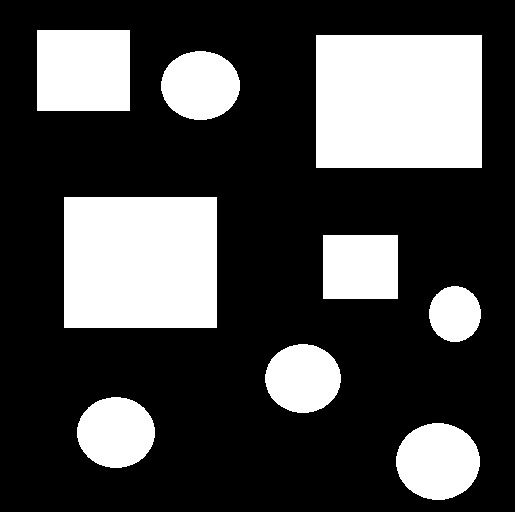
#> input picture Exercitii/cerc-si-patrate/subiect3.png, 515 x 512 px
$ python S4.py
#> lines starting #> are read from the running program, lines starting #| are printed output that depends on the picture; after the words box and inside, x2 and y2 are one past the last pixel; in counts of white or black regions, pixels touching at a corner belong together
########### Bilet S4 #############

## CRED CA ASA ERA  CERINTA

# -> 1) Formati o img de dim 180x180 cu 3 bare orizontale de dim egale a caror intensitati de gri sunt in ordine de sus in jos: 20,100,200.
#       Adaugati zgomot de dispersie 18 si alegeti pragurile de segmentare (manuala) corespunzatoare a.i. bara de sus sa aiba eticheta 1,
#       bara din mijloc sa aiba eticheta neagra , bara de sus eticheta alba si bara de jos eticheta gri. Afisati imaginea rezultata.
# -> 2) Pt img segmentata la 1) afisati procentul de pixeli asociat barii situate cel mai jos detectati gresit.
# -> 3) Pt img S3.png folositi convenabil perimetrul si aria a.i. sa delimitati cercurile de restul formelor cu ajutorul unui algoritm de clustering.
#       Afisati rezultatul final
# -> 4) Det automat si afisati conturul obiectului cel mai aproape de un "cerc ideal".

import matplotlib.pyplot as plt
import numpy as np
from scipy import signal
from skimage import color, io, measure
from sklearn import cluster

plt.close('all')


def add_gaussian_noise(img,disp,L):
    # parametrii : imaginea originala, dispersia zgomotului
    h,w = img.shape
    noise = np.random.normal(0,disp,(h,w))
    img_noise = np.zeros([h,w])
    img_noise = img + noise
    for i in range(0, h):
        for j in range(0, w):
            if (img_noise[i,j]>L-1):
                img_noise[i,j]=L-1
            else:
                if (img_noise[i,j]<0):
                    img_noise[i,j]=0
    img_noise = np.uint8(img_noise)
    # intoarce imaginea cu zgomot
    return img_noise


def histograma(h,w,img):
    hist=np.zeros(256)
    for i in range(h):
        for j in range(w):
            hist[img[i,j]]+=1
    return hist/(h*w)

################################################ EX 1
L=256
disp=18
img1 = np.zeros([180, 180], dtype='uint8')
img1[:60, :] = 20
img1[60:120, :] = 100
img1[120:, :] = 200

##afisare img originala
plt.figure("Imagine initiala"), plt.imshow(img1, cmap='gray', vmin=0, vmax=255), plt.colorbar(), plt.title("Imagine initiala"), plt.show()


##adaugarea de zgomot si afisare img zgomot
img1_zg = add_gaussian_noise(img1, disp, L)
plt.figure("Imagine cu zgomot"), plt.imshow(img1_zg, cmap='gray', vmin=0, vmax=255), plt.colorbar(), plt.title("Imagine cu zgomot"),plt.show()


#calcul histograma pt alegerea pragurilor
h1,w1=np.shape(img1_zg)
hist=histograma(h1,w1,img1_zg)
plt.figure("Histograma img1_zg"),plt.plot(hist),plt.title("Histograma img1_zg"),plt.show()
#> figure, not shown here; curve peaks at x = 0, y = 0.0485

#segmentare manuala
#alegem pragurile (ne uitam pe histograma pt a le alege)
T1=50
T2=150
img1_segm=np.uint8(np.zeros([h1,w1]))
for i in range(0,h1):
    for j in range(0,w1):

        if (img1_zg[i,j]<T1):
            img1_segm[i,j]=2                  #bara de sus eticheta 1
        elif (T1<=img1_zg[i,j]<=T2):
            img1_segm[i,j]=0
        elif (img1_zg[i,j]>T2):
            img1_segm[i,j]=1

print(img1_segm.dtype)
plt.figure(),plt.imshow(img1_segm,cmap="gray"), plt.title(" Img1 segmentata"),plt.colorbar(),plt.show()


################################################ EX 2
pixeli_bara_jos = 60 * 180        #fiecare bara are 70 de pixeli latime si 210 lungime
#bara de jos are eticheta 0 si de aceea se scrie !=0
pixeli_gresiti = np.sum(img1_segm[120:, :] != 1)   #bara de jos e de la 140-210 pixeli
print(pixeli_gresiti / pixeli_bara_jos * 100, '%')


################################################ EX 3

img1 = io.imread("subiect3.png")
#> img1 is the input picture: shape (512, 515, 3); min 0, max 255, mean 72
print(np.shape(img1))
#| (512, 515, 3)

# de verificat sa nu cumva sa fie imaginea color CMYK => o fac uint8 gri
# daca imaginea este gri => o facem uint8

img1 = np.uint8(255*color.rgb2gray(img1))
#> img1: shape (512, 515)

plt.figure(), plt.imshow(img1,cmap='gray',vmin=0,vmax=255),plt.colorbar(),plt.show()


h,w=np.shape(img1)
#> h = 512; w = 515
hist=histograma(h,w,img1)
#> hist = 256 values, max 0.705 at index 0, min 0 at index 11, mean 0.00391
plt.figure("Histograma img1"),plt.plot(hist),plt.title("Histograma img1"),plt.show()
#> figure, not shown here; curve peaks at x = 0, y = 0.705

BW=np.uint8(img1>50) #imaginea binarizata
#> BW: shape (512, 515); values 0 (black) and 1 (white), 28.2% white; 9 white regions
plt.figure(),plt.imshow(BW,cmap="gray"),plt.colorbar(),plt.show()

[LabelImage, nums]=measure.label(BW,return_num='True')
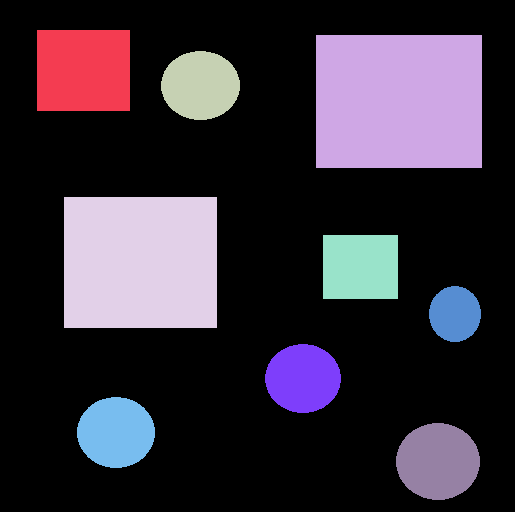
#> LabelImage: shape (512, 515) int64; 10 distinct labels, from 0 to 9; one colour per label, 0 black
#> nums = 9
print(nums)
#| 9
#plt.figure(figsize=(10,20)),plt.imshow(LabelImage,cmap="jet"),plt.colorbar(),plt.show()
#plt.figure(figsize=(10,20)),plt.imshow(LabelImage,cmap="jet",interpolation='none'),plt.colorbar(),plt.show()

# Calcularea proprietăților regiunilor
ALLPROPS = measure.regionprops(LabelImage)
#> ALLPROPS = 9 regions; largest, box (x1, y1, x2, y2) and area: (316, 35, 482, 168) 22078, (64, 197, 217, 328) 20043, (37, 30, 130, 111) 7533, (396, 423, 480, 500) 5056, (323, 235, 398, 299) 4800
size=len(ALLPROPS)
#> size = 9
print(size)
#| 9
features = np.zeros([nums,1]) ### de modificat nr obiecte ###
#> features = [0, 0, 0, 0, 0, 0, 0, 0, 0]
for i in range(nums):
        features[i,0] = (ALLPROPS[i].perimeter**2)/(ALLPROPS[i].area*4*np.pi)
#> after the loop, features = [1.25, 1.27, 1.1, 1.26, 1.24, 1.09, 1.09, 1.1, 1.1]

# clustering
kmeans = cluster.KMeans(n_clusters=2, random_state=0).fit(features)
etichete = kmeans.labels_
#> etichete = [0, 0, 1, 0, 0, 1, 1, 1, 1]
centroizi = kmeans.cluster_centers_
#> centroizi = [1.26, 1.1]
img_cluster = np.zeros(np.shape(LabelImage))
h,w = np.shape(LabelImage)
for i in range(0,h):
    for j in range(0,w):
        if LabelImage[i, j] != 0:
            img_cluster[i,j]=etichete[LabelImage[i,j]-1]+1
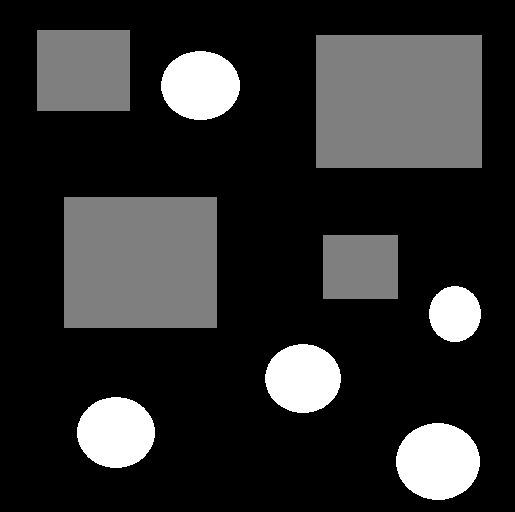
#> img_cluster: shape (512, 515) float64; min 0, max 2, mean 0.358; drawn with min black and max white

plt.figure(), plt.imshow(img_cluster, cmap="jet",interpolation='none'), plt.colorbar(), plt.show()
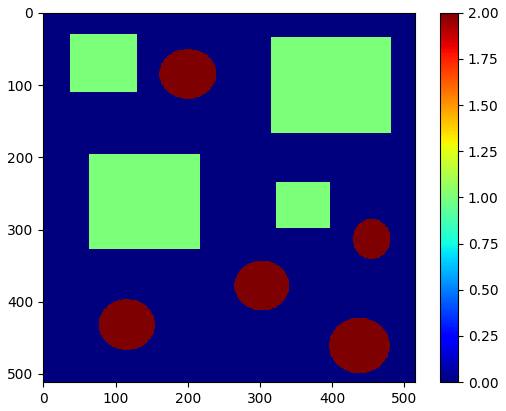
#> figure drawn by matplotlib, 2 panels


################################################ EX 4
#pt un cerc perfect, masura de compactitate este 1, pt celelalte forme e >1

#pp ca primul obiect are masura de compaxtitate cea mai mica
minim = (ALLPROPS[0].perimeter**2)/(ALLPROPS[0].area*4*np.pi)
#> minim = 1.25
obiect = 0  #in variabila obiect stocam eticheta obiectului cautat
for i in range(nums):
    rap =  (ALLPROPS[i].perimeter**2)/(ALLPROPS[i].area*4*np.pi)
    if(rap < minim):
        minim = rap
        obiect =i
#> this loop made 9 passes
#> (rap, minim) on passes 3, 6, 7: (1.1, 1.1), (1.09, 1.09), (1.09, 1.09)
#> rap on passes 1, 2, 4, 5, 8, 9: 1.25, 1.27, 1.26, 1.24, 1.1, 1.1
#> after the loop, minim = 1.09; obiect = 6

img_obiect = np.zeros(np.shape(LabelImage))
img_obiect = np.uint8(LabelImage==obiect+1)
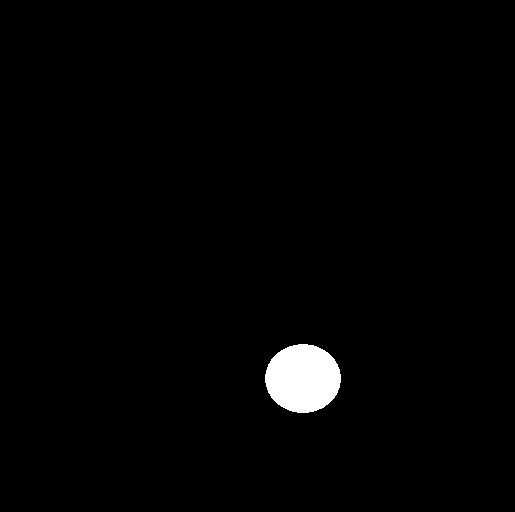
#> img_obiect: shape (512, 515); values 0 (black) and 1 (white), 1.6% white; 1 white region, box (x1, y1, x2, y2) and area: (265, 344, 341, 413) 4090

dims=np.shape(img_obiect)
#> dims = (512, 515)

print(dims)
#| (512, 515)

Lines=dims[0]
#> Lines = 512
Columns=dims[1]
#> Columns = 515

Y=img_obiect[0:Lines,0:Columns]
plt.figure(),plt.imshow(Y,cmap='gray'),plt.colorbar(), plt.title("Img originala"),plt.show()
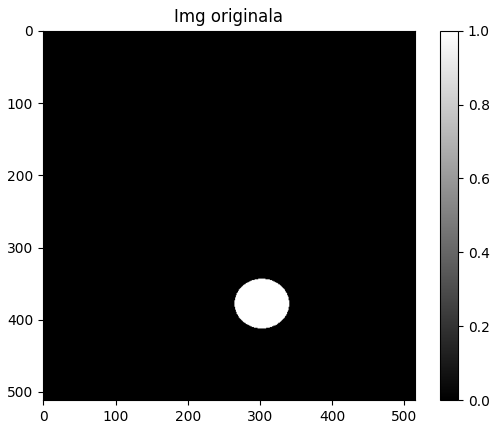
#> figure drawn by matplotlib, 2 panels


#bordare pe ultima linie si coloana
YY=np.zeros([Lines+1, Columns+1])
YY[0:Lines,0:Columns]=Y               #pune in YY img initiala
YY[Lines,0:Columns]=Y[Lines-1,:]      #copiaza ultima linie
YY[0:Lines,Columns]=Y[:,Columns-1]    #copiaza ultima coloana
YY[Lines,Columns]=Y[Lines-1,Columns-1]   #adauga linia si coloana copiate anterior
print(np.shape(YY))  #s-a marit cu o linie si o coloana
#| (513, 516)

plt.figure(),plt.imshow(YY,cmap='gray'),plt.colorbar(), plt.title("Img bordata"),plt.show()

#derivatele pe orizontala si verticala:
fx=np.zeros([Lines, Columns])
fy=np.zeros([Lines, Columns])

for l in range(0,Lines):
    for c in range(0,Columns):
        fx[l,c]=YY[l,c]-YY[l+1,c]
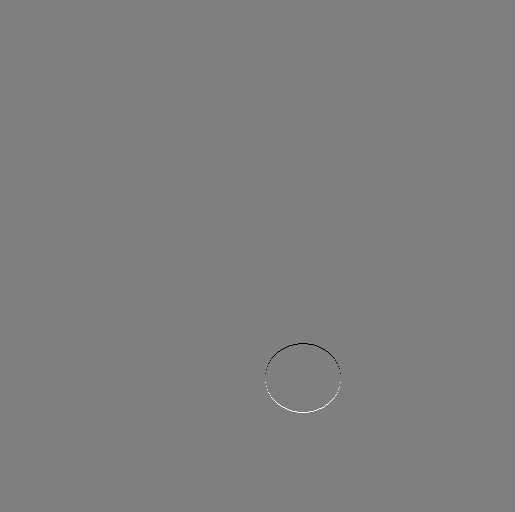
#> fx: shape (512, 515) float64; min -1, max 1, mean 0; drawn with min black and max white

for l in range(0,Lines):
    for c in range(0,Columns):
        fy[l,c]=YY[l,c]-YY[l,c+1]


gradY=np.abs(fx)+np.abs(fy)
plt.figure(),plt.imshow(gradY,cmap='gray'),plt.colorbar(),plt.show() #evidentiaza tot conturul
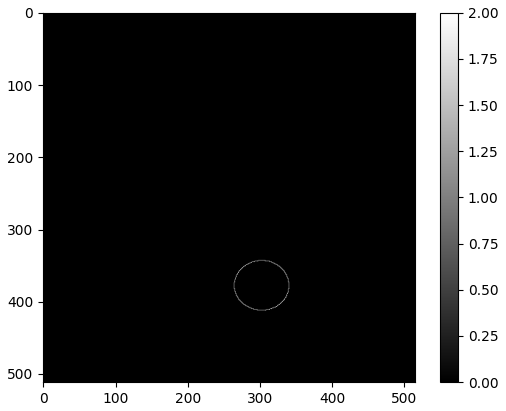
#> figure drawn by matplotlib, 2 panels

$ run again, with Exercitii/bari-orizonatel-30-90-140-200/s3.png copied over Exercitii/cerc-si-patrate/subiect3.png
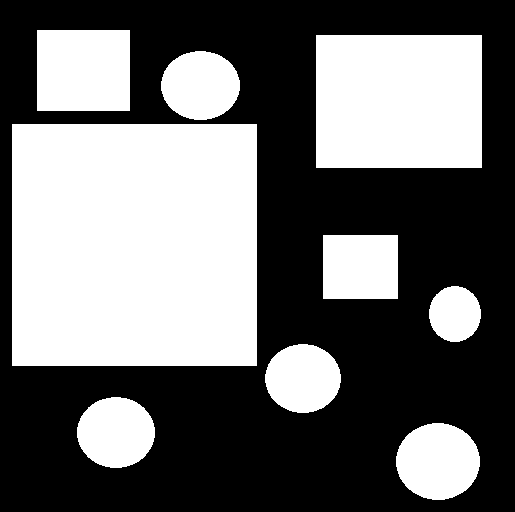
#> input picture Exercitii/bari-orizonatel-30-90-140-200/s3.png, 515 x 512 px
#> img1 is the input picture: shape (512, 515, 4); mean R, G, B, A 110, 110, 110, 255
#| (512, 515, 4)
#> img1: shape (512, 515); 43.1% white; 9 white regions, largest, box (x1, y1, x2, y2) and area: (12, 124, 257, 366) 59290, (316, 35, 482, 168) 22078, (37, 30, 130, 111) 7533
#> `hist=histograma(h,w,img1)`: hist = 256 values, max 0.569 at index 0, min 0 at index 1, mean 0.00391
#> BW: shape (512, 515); values 0 (black) and 1 (white), 43.1% white; 9 white regions
#> `[LabelImage, nums]=measure.label(BW,return_num='True')`:
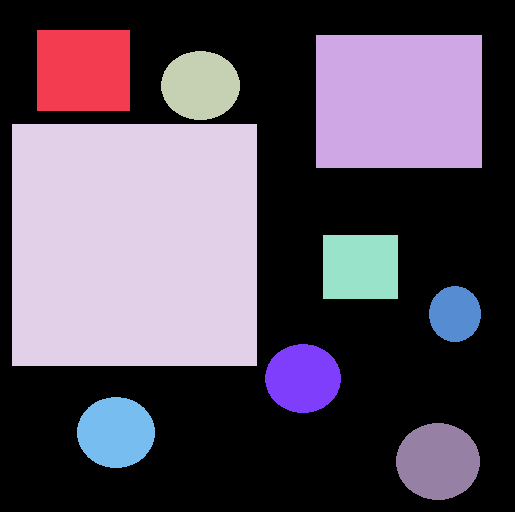
#> LabelImage: shape (512, 515) int64; 10 distinct labels, from 0 to 9; one colour per label, 0 black
#> nums = 9
#| 9
#> ALLPROPS = 9 regions; largest, box (x1, y1, x2, y2) and area: (12, 124, 257, 366) 59290, (316, 35, 482, 168) 22078, (37, 30, 130, 111) 7533, (396, 423, 480, 500) 5056, (323, 235, 398, 299) 4800
#> size = 9
#| 9
#> after the loop `for i in range(nums):`: features = [1.25, 1.27, 1.1, 1.26, 1.24, 1.09, 1.09, 1.1, 1.1]
#> etichete = [0, 0, 1, 0, 0, 1, 1, 1, 1]
#> centroizi = [1.26, 1.1]
#> `plt.figure(), plt.imshow(img_cluster, cmap="jet",interpolation='none')..`:
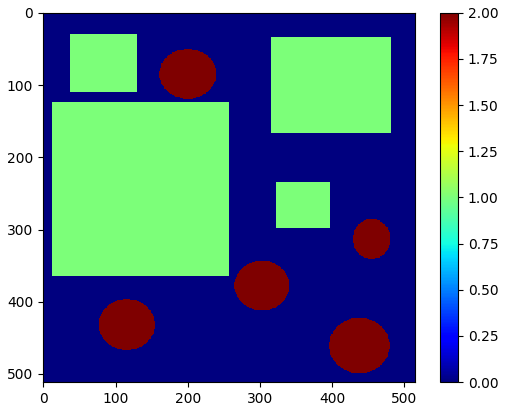
#> figure drawn by matplotlib, 2 panels
#> `minim = (ALLPROPS[0].perimeter**2)/(ALLPROPS[0].area*4*np.pi)`: minim = 1.25
#> the loop `for i in range(nums):` made 9 passes
#> (rap, minim) on passes 3, 6, 7: (1.1, 1.1), (1.09, 1.09), (1.09, 1.09)
#> after the loop `for i in range(nums):`: minim = 1.09; obiect = 6
#> img_obiect: shape (512, 515); values 0 (black) and 1 (white), 1.6% white; 1 white region, box (x1, y1, x2, y2) and area: (265, 344, 341, 413) 4090
#| (512, 515)
#| (513, 516)
